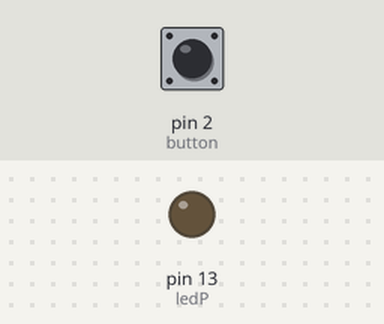
A sketch run on a simulated Arduino Uno, built with avr-gcc and run on an emulated ATmega328P. On the bench: output pins drawn as LEDs (lit = HIGH). The test bench sets the inputs (shaded band); at power-on: pin 2 (button) LOW.

Above: at 1.2 s.
1.3 s: pin 2 (button) pulled HIGH for 0.15 s
At 1.38 s:
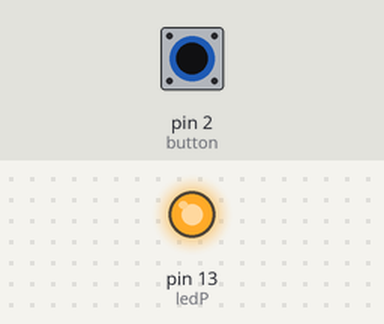
2.9 s: pin 2 (button) pulled HIGH for 3.2 s
At 7.0 s:
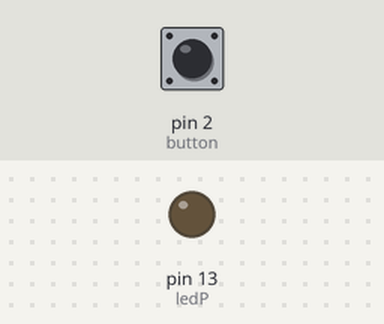
Timing chart, 0 to 8.5 s (numbered marks = the images above; inputs shaded):
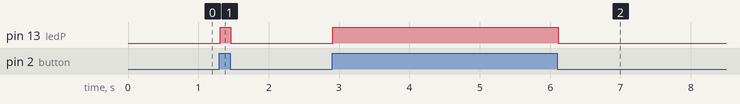

The sketch:

encender_y_apagar_led.ino
```cpp
// Declaracion de variables
byte ledP = 13;
byte button = 2;

int buttonState = 0;
void setup() {
  pinMode(ledP, OUTPUT);
  pinMode(button, INPUT);
}

void loop() {
  Serial.begin(9600);
  buttonState = digitalRead(button);
  if(buttonState == HIGH) {
    digitalWrite(ledP, HIGH);
  } else {
    digitalWrite(ledP, LOW);
  }
  delay(15);
}
```

Measured:
- after the input at 1.3 s, pin 13 (ledP): LOW → HIGH at once, → LOW 0.15 s later
- after the input at 2.9 s, pin 13 (ledP): LOW → HIGH at once, → LOW 3.2 s later
